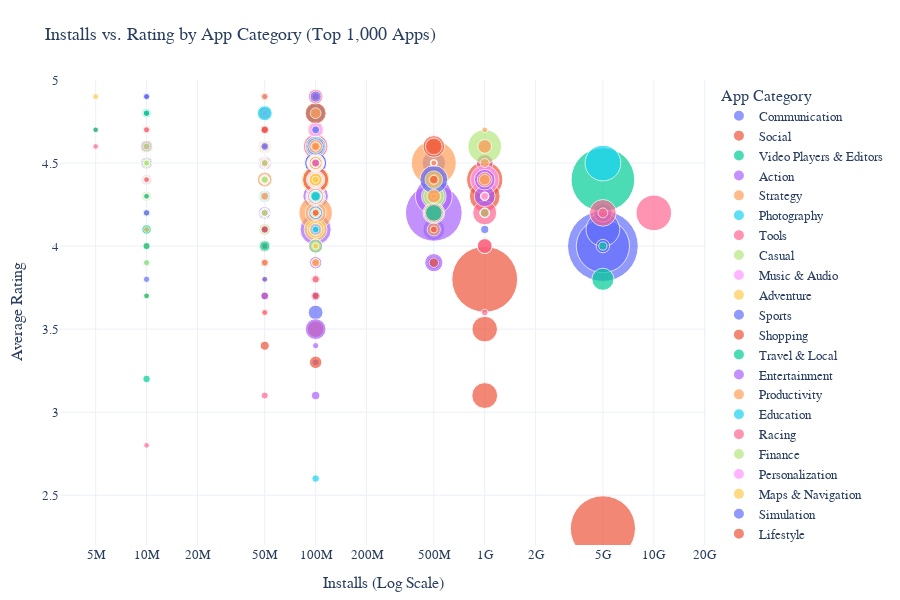

Notebook code for this chart:
### Markdown cell above
_**Contextual Introduction:**_
- _In this interactive plot of the Top 1,000 apps by rating volume, we explore how installs relate to user ratings across categories. A log scale on the x‑axis handles extreme install counts, bubble size reflects user engagement, and rich hover tooltips reveal key details making it effortless to spotlight top performers and outliers._

### Code cell
import plotly.express as px

# Step 1: Select the top 1,000 apps by number of ratings
top_apps = df.sort_values(by='Rating Count', ascending=False).head(1000)

# Step 2: Build an interactive scatter plot
fig = px.scatter(
    top_apps,
    x='Installs',                        # X‑axis: total installs (log scale)
    y='Rating',                          # Y‑axis: average user rating
    color='Category',                    # Color each bubble by app category
    size='Rating Count',                 # Bubble size = number of ratings
    size_max=50,                         # Limit maximum bubble size for clarity
    hover_name='App Name',               # Show the app name when you hover
    hover_data={                         # Additional info shown on hover
        'Developer Id': True,            # Who developed the app
        'Price': True,                   # App price or “Free”
        'Free': True,                    # True/False flag for free apps
        'In App Purchases': True,        # Indicates if in‑app purchases are supported
        'Content Rating': True,          # Age rating (e.g., Everyone, Teen)
        'Installs': ':.1s',              # Format installs like “1M” or “500K”
        'Installs_category': True,       # Category bucket (Low, Medium, High installs)
        'Rating Count': ':.1s',          # Format rating count like “250K”
        'Released': True,                # Original release date
        'Last Updated': True,            # Date of the last update
        'Days_Since_Update': True,       # How many days since last update
        'Scraped Time': True,            # When this data was collected
        'Rating': False                  # Hide redundant rating (already on Y‑axis)
    },
    log_x=True,                          # Use a log scale on installs for better distribution
    title='Installs vs. Rating by App Category (Top 1,000 Apps)'
)

# Step 3: Tidy up the layout for a clean, professional look
fig.update_layout(
    xaxis=dict(
        title='Installs (Log Scale)',    # Label for the X‑axis
        tickformat='.1s'                 # Short numeric format for ticks
    ),
    yaxis=dict(
        title='Average Rating',          # Label for the Y‑axis
        range=[                          # Set Y‑axis limits with a small buffer
            top_apps['Rating'].min() - 0.1,
            top_apps['Rating'].max() + 0.1
        ]
    ),
    legend_title='App Category',        # Title for the color legend
    template='plotly_white',            # Use a clean white background
    height=600,                         # Plot height in pixels
    margin=dict(t=80, b=40, l=60, r=40),# Top, bottom, left, right margins
    font=dict(family='Arial', size=13)  # Set a clear, readable font
)

# Display the interactive plot
fig.show()
